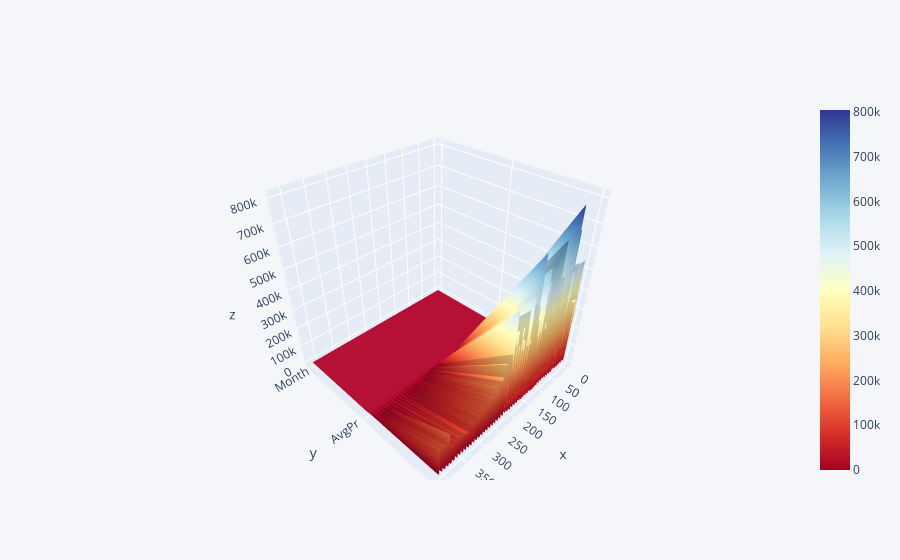

This figure's notebook cell:
### Code cell
df3d.iplot(kind='surface',colorscale='rdylbu',text=Conv_2015_RG['Location'])

### Figure 1 — Plotly figure (JSON) as saved in the notebook; plotly's stock layout.template omitted (floating-point values rounded to 4 significant figures; data arrays with more than 128 entries replaced by an {"elided": "..."} marker saying what was removed)
{"data": [{"colorscale": [[0, "rgb(165,0,38)"], [0.1, "rgb(215,48,39)"], [0.2, "rgb(244,109,67)"], [0.3, "rgb(253,174,97)"], [0.4, "rgb(254,224,144)"], [0.5, "rgb(255,255,191)"], [0.6, "rgb(224,243,248)"], [0.7, "rgb(171,217,233)"], [0.8, "rgb(116,173,209)"], [0.9, "rgb(69,117,180)"], [1, "rgb(49,54,149)"]], "type": "surface", "x": {"elided": "416 int values"}, "y": ["Month", "AvgPr", "4770XL"], "z": {"elided": "3x416 float values"}}], "layout": {"legend": {"bgcolor": "#F5F6F9", "font": {"color": "#4D5663"}}, "paper_bgcolor": "#F5F6F9", "plot_bgcolor": "#F5F6F9", "title": {"font": {"color": "#4D5663"}}, "xaxis": {"gridcolor": "#E1E5ED", "showgrid": true, "tickfont": {"color": "#4D5663"}, "title": {"font": {"color": "#4D5663"}, "text": ""}, "zerolinecolor": "#E1E5ED"}, "yaxis": {"gridcolor": "#E1E5ED", "showgrid": true, "tickfont": {"color": "#4D5663"}, "title": {"font": {"color": "#4D5663"}, "text": ""}, "zerolinecolor": "#E1E5ED"}}}
